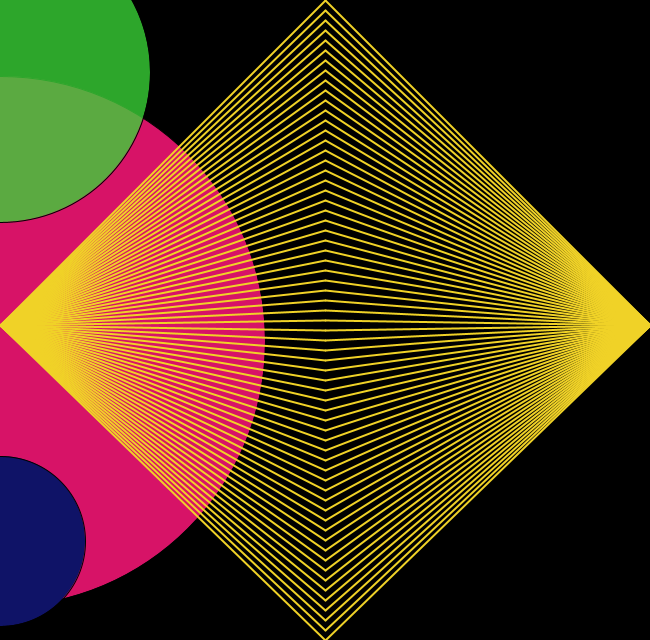
Frame 1 (no input)
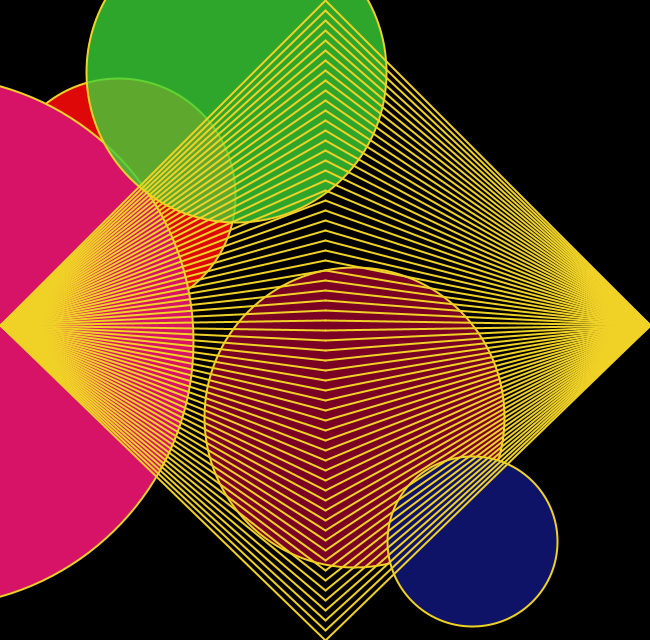
Frame 60 (the mouse pressed at the canvas centre just before this capture)
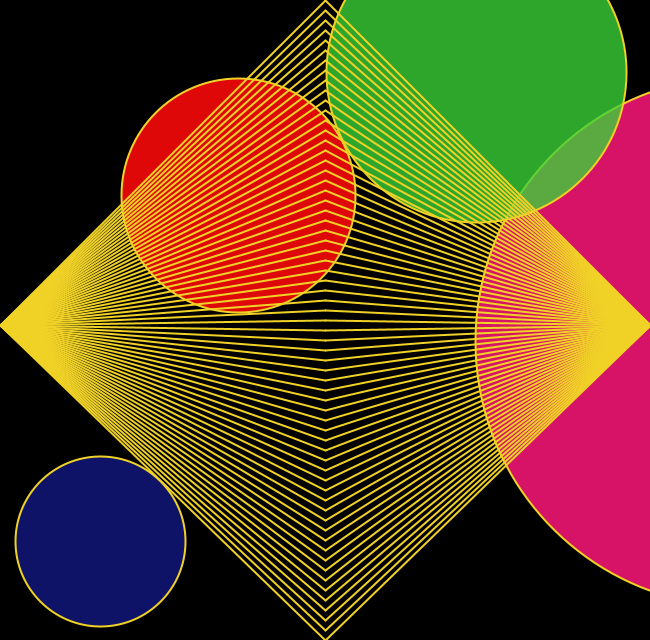
Frame 120 (the mouse held since frame 60 and released just before this capture)

The Processing sketch that drew these frames (run headless with seeded random() and noise(); from frame 60 on, the mouse is pressed at the canvas centre):

// Processing sketch: processing_46595
// ── processing_46595.pde

int e=0;
int w=0;
int u=0;
int r=0;
int t=0;

void setup(){  

size (650, 640); 
}

void draw (){
background (0); 

{ 
   fill (131,0, random (255),237);
   ellipse (e,417,300,300);   
e=e+6;
if (e >= width + 100) {
  e=-100; 
 }


{ 
   fill (222,8,9);
   ellipse (u,195,234,234);   
u=u+2;
if (u >= width + 100) {
  u=-100; 
 }
 {
     fill (215,19,103);
   ellipse (r,341,530,530);   
r=r+28;
if (r >= width + 100) {
  r=-100; 
 }
 { 
   fill (15,19,103);
   ellipse (w,541,170,170);   
w=w+8;
if (w >= width + 100) {
  w=-100; 
 }
 { 
   fill (58,212, 55,200);
   ellipse (t,72,300,300);   
t=t+4;
if (t >= width + 100) {
  t=-100; 
 }

 stroke (240,210,39);     
strokeWeight (1);    

strokeWeight (2); 
for (int i=0; i<650; i+= 10){ 
  line (325,i,0,325);    
}

for (int i=0; i<650; i+= 10){ 
  line (650,325,325,i);     
}
 
 }

}
}
}
}
}




                
